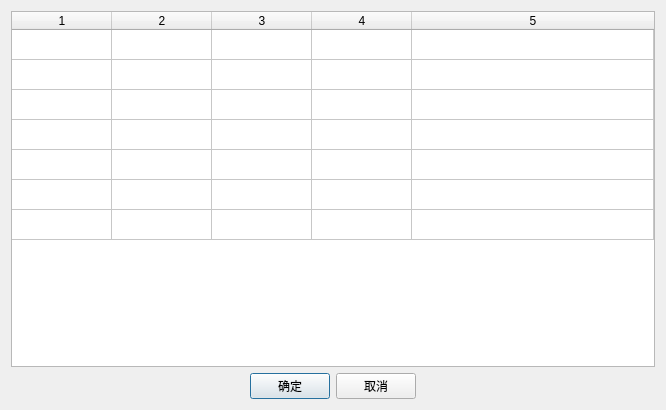
<?xml version="1.0" encoding="UTF-8"?>
<ui version="4.0">
 <class>CFaultGradientEstimateDlg</class>
 <widget class="QDialog" name="CFaultGradientEstimateDlg">
  <property name="geometry">
   <rect>
    <x>0</x>
    <y>0</y>
    <width>666</width>
    <height>410</height>
   </rect>
  </property>
  <property name="windowTitle">
   <string>CFaultGradientEstimateDlg</string>
  </property>
  <layout class="QVBoxLayout" name="verticalLayout">
   <item>
    <widget class="QFaultGradientEstimateGrid" name="tableWidget">
     <property name="editTriggers">
      <set>QAbstractItemView::DoubleClicked</set>
     </property>
     <property name="rowCount">
      <number>7</number>
     </property>
     <property name="columnCount">
      <number>5</number>
     </property>
     <attribute name="horizontalHeaderVisible">
      <bool>true</bool>
     </attribute>
     <attribute name="horizontalHeaderStretchLastSection">
      <bool>true</bool>
     </attribute>
     <attribute name="verticalHeaderVisible">
      <bool>false</bool>
     </attribute>
     <row/>
     <row/>
     <row/>
     <row/>
     <row/>
     <row/>
     <row/>
     <column/>
     <column/>
     <column/>
     <column/>
     <column/>
    </widget>
   </item>
   <item>
    <layout class="QHBoxLayout" name="horizontalLayout">
     <item>
      <spacer name="horizontalSpacer">
       <property name="orientation">
        <enum>Qt::Horizontal</enum>
       </property>
       <property name="sizeHint" stdset="0">
        <size>
         <width>40</width>
         <height>20</height>
        </size>
       </property>
      </spacer>
     </item>
     <item>
      <widget class="QPushButton" name="btnOk">
       <property name="text">
        <string>确定</string>
       </property>
      </widget>
     </item>
     <item>
      <widget class="QPushButton" name="btnCancel">
       <property name="text">
        <string>取消</string>
       </property>
      </widget>
     </item>
     <item>
      <spacer name="horizontalSpacer_2">
       <property name="orientation">
        <enum>Qt::Horizontal</enum>
       </property>
       <property name="sizeHint" stdset="0">
        <size>
         <width>40</width>
         <height>20</height>
        </size>
       </property>
      </spacer>
     </item>
    </layout>
   </item>
  </layout>
 </widget>
 <layoutdefault spacing="6" margin="11"/>
 <customwidgets>
  <customwidget>
   <class>QFaultGradientEstimateGrid</class>
   <extends>QTableWidget</extends>
   <header>../FaultGradient/FaultGradientEstimateDlg.h</header>
  </customwidget>
 </customwidgets>
 <resources/>
 <connections/>
</ui>
